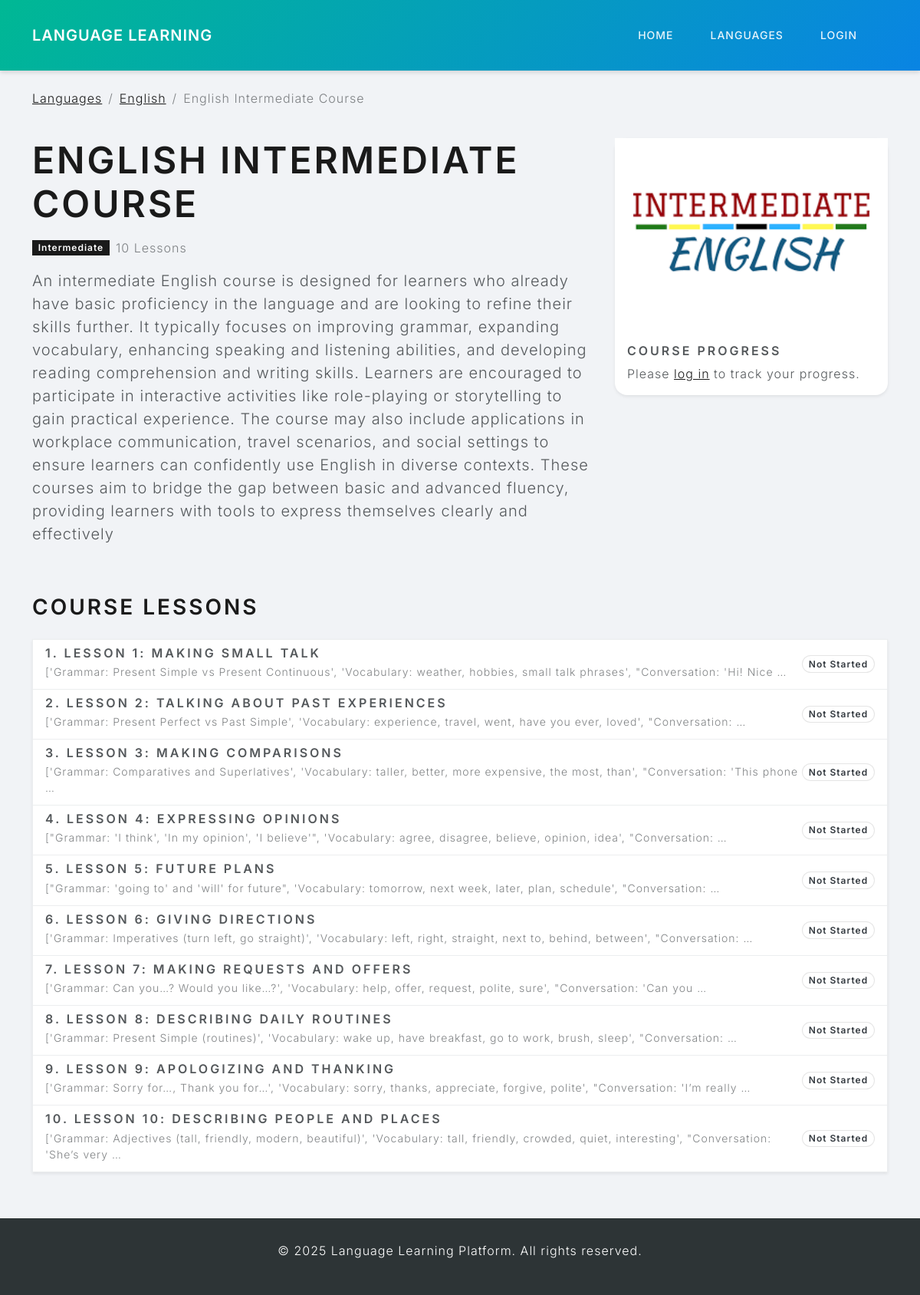
/course/7/, run on the app's committed database.
### courses/models.py (models this page shows, shortened)
class Course(models.Model):
    LEVEL_CHOICES = [
        ('beginner', 'Beginner'),
        ('intermediate', 'Intermediate'),
        ('advanced', 'Advanced'),
    ]
    title = models.CharField(max_length=100)
    description = models.TextField()
    language = models.ForeignKey(Language, on_delete=models.CASCADE, related_name='courses')
    level = models.CharField(max_length=20, choices=LEVEL_CHOICES, default='beginner')
    image = models.ImageField(upload_to='course_images/', blank=True, null=True)
    created_at = models.DateTimeField(auto_now_add=True)
    updated_at = models.DateTimeField(auto_now=True)

class Language(models.Model):
    name = models.CharField(max_length=50)
    code = models.CharField(max_length=10)
    flag_image = models.ImageField(upload_to='language_flags/', blank=True, null=True)

class Lesson(models.Model):
    title = models.CharField(max_length=100)
    course = models.ForeignKey(Course, on_delete=models.CASCADE, related_name='lessons')
    content = models.TextField()
    order = models.PositiveIntegerField()
    audio = models.FileField(upload_to='lesson_audio/', blank=True, null=True)
    class Meta:
        ordering = ['order']

### courses/views.py (the view, shortened to what this page needs)
# urls.py: path('course/<int:course_id>/', views.course_detail, name='course_detail'),
def course_detail(request, course_id):
    course = get_object_or_404(Course, id=course_id)
    lessons = course.lessons.all()
    user_progress = {}
    return render(request, 'courses/course_detail.html', {
        'course': course,
        'lessons': lessons,
        'user_progress': user_progress
    })

### courses/templates/courses/course_detail.html (shortened to what this page needs)
{% extends 'base.html' %}
{% block content %}
<div class="row mb-4">
    <div class="col-12">
        <nav aria-label="breadcrumb">
            <ol class="breadcrumb">
                <li class="breadcrumb-item"><a href="{% url 'courses:language_list' %}">Languages</a></li>
                <li class="breadcrumb-item"><a href="{% url 'courses:course_list' course.language.id %}">{{ course.language.name }}</a></li>
                <li class="breadcrumb-item active" aria-current="page">{{ course.title }}</li>
            </ol>
        </nav>
    </div>
</div>
<div class="row mb-5">
    <div class="col-md-8">
        <h1 class="display-5 fw-bold mb-3">{{ course.title }}</h1>
        <div class="d-flex align-items-center mb-3">
            <span class="badge bg-primary me-2">{{ course.get_level_display }}</span>
            <span class="text-muted">{{ course.lessons.count }} Lessons</span>
        </div>
        <p class="lead">{{ course.description }}</p>
    </div>
    <div class="col-md-4">
        <div class="card shadow-sm">
            {% if course.image %}
            <img src="{{ course.image.url }}" class="card-img-top" alt="{{ course.title }}">
            {% else %}
            <img src="https://source.unsplash.com/random/400x300/?{{ course.language.name }},learning" class="card-img-top" alt="{{ course.title }}">
            {% endif %}
            <div class="card-body">
                <h5 class="card-title">Course Progress</h5>
                {% if user.is_authenticated %}
                {% with completed_count=user_progress.values|dictsortreversed:"completed"|length %}
                {% if lessons %}
                <div class="progress mb-3">
                    <div class="progress-bar" role="progressbar" style="width: {{ completed_count|default:0|floatformat:0 }}%;"
                         aria-valuenow="{{ completed_count|default:0|floatformat:0 }}" aria-valuemin="0" aria-valuemax="100">
                        {{ completed_count|default:0|floatformat:0 }}%
                    </div>
                </div>
                <p>Completed {{ completed_count|default:0 }} out of {{ lessons|length }} lessons</p>
                {% else %}
                <p>No lessons available yet.</p>
                {% endif %}
                {% endwith %}
                {% else %}
                <p class="card-text">Please <a href="{% url 'admin:login' %}">log in</a> to track your progress.</p>
                {% endif %}
            </div>
        </div>
    </div>
</div>
<div class="row">
    <div class="col-12">
        <h2 class="mb-4">Course Lessons</h2>
        <div class="list-group shadow-sm">
            {% for lesson in lessons %}
            <a href="{% url 'courses:lesson_detail' lesson.id %}" class="list-group-item list-group-item-action d-flex justify-content-between align-items-center">
                <div>
                    <h5 class="mb-1">{{ lesson.order }}. {{ lesson.title }}</h5>
                    <p class="mb-1 text-muted small">{{ lesson.content|truncatewords:15 }}</p>
                </div>
                {% if user.is_authenticated and lesson.id in user_progress %}
                {% with progress=user_progress|default_if_none:'' %}
                {% if progress.completed %}
                <span class="badge bg-success rounded-pill">Completed</span>
                {% else %}
                <span class="badge bg-warning text-dark rounded-pill">In Progress</span>
                {% endif %}
                {% endwith %}
                {% else %}
                <span class="badge bg-light text-dark rounded-pill">Not Started</span>
                {% endif %}
            </a>
            {% empty %}
            <div class="list-group-item">
                <p class="m-0">No lessons available for this course yet. Please check back later!</p>
            </div>
            {% endfor %}
        </div>
    </div>
</div>
{% endblock %}

### courses/templates/base.html (style rules this page uses)
body { background-color: #f1f3f6; font-family: 'Inter', sans-serif; }
.card { border: none; border-radius: 16px; box-shadow: 0 10px 25px rgba(0, 0, 0, 0.08); transition: transform 0.3s ease; }

### data on the page
Course: language.name "English", title "English Intermediate Course", title "ENGLISH INTERMEDIATE COURSE", level "Intermediate", lessons.count "10", description "An intermediate English course is designed for learners who already have basic proficiency in the language and are looking to refine their skills further. It typically focuses on improving grammar, expanding vocabulary, enhancing speaking and listening abilities, and developing reading comprehension and writing skills. Learners are encouraged to participate in interactive activities like role-playing or storytelling to gain practical experience. The course may also include applications in workplace communication, travel scenarios, and social settings to ensure learners can confidently use English in diverse contexts. These courses aim to bridge the gap between basic and advanced fluency,…", image (picture)
Lesson: order "1", title "LESSON 1: MAKING SMALL TALK", content "['Grammar: Present Simple vs Present Continuous', 'Vocabulary: weather, hobbies, small talk phrases', \"Conversation: 'Hi! Nice …"
Lesson: order "2", title "LESSON 2: TALKING ABOUT PAST EXPERIENCES", content "['Grammar: Present Perfect vs Past Simple', 'Vocabulary: experience, travel, went, have you ever, loved', \"Conversation: …"
Lesson: order "3", title "LESSON 3: MAKING COMPARISONS", content "['Grammar: Comparatives and Superlatives', 'Vocabulary: taller, better, more expensive, the most, than', \"Conversation: 'This phone …"
Lesson: order "4", title "LESSON 4: EXPRESSING OPINIONS", content "[\"Grammar: 'I think', 'In my opinion', 'I believe'\", 'Vocabulary: agree, disagree, believe, opinion, idea', \"Conversation: …"
Lesson: order "5", title "LESSON 5: FUTURE PLANS", content "[\"Grammar: 'going to' and 'will' for future\", 'Vocabulary: tomorrow, next week, later, plan, schedule', \"Conversation: …"
Lesson: order "6", title "LESSON 6: GIVING DIRECTIONS", content "['Grammar: Imperatives (turn left, go straight)', 'Vocabulary: left, right, straight, next to, behind, between', \"Conversation: …"
Lesson: order "7", title "LESSON 7: MAKING REQUESTS AND OFFERS", content "['Grammar: Can you…? Would you like…?', 'Vocabulary: help, offer, request, polite, sure', \"Conversation: 'Can you …"
Lesson: order "8", title "LESSON 8: DESCRIBING DAILY ROUTINES", content "['Grammar: Present Simple (routines)', 'Vocabulary: wake up, have breakfast, go to work, brush, sleep', \"Conversation: …"
Lesson: order "9", title "LESSON 9: APOLOGIZING AND THANKING", content "['Grammar: Sorry for…, Thank you for…', 'Vocabulary: sorry, thanks, appreciate, forgive, polite', \"Conversation: 'I’m really …"
Lesson: order "10", title "LESSON 10: DESCRIBING PEOPLE AND PLACES", content "['Grammar: Adjectives (tall, friendly, modern, beautiful)', 'Vocabulary: tall, friendly, crowded, quiet, interesting', \"Conversation: 'She’s very …"
